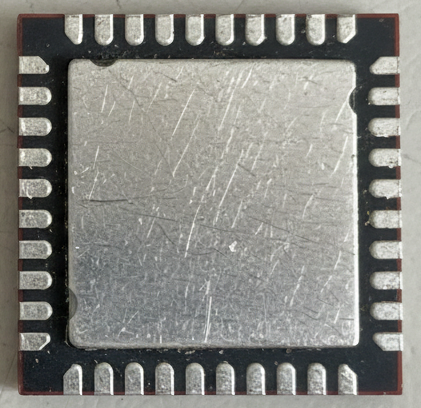
#> input picture a5.png, 421 x 408 px; its folder holds only this picture in this run
$ python pin_count_strip.py
#> lines starting #> are read from the running program, lines starting #| are printed output that depends on the picture; after the words box and inside, x2 and y2 are one past the last pixel; in counts of white or black regions, pixels touching at a corner belong together
import cv2
import numpy as np
import os

INPUT_DIR = "./"   # change if needed

# ------------------------------------------------------------
# Helper: sanitize OpenCV rect → convert numpy floats to python floats
# ------------------------------------------------------------
def sanitize_rect(rect):
    (cx, cy), (w, h), angle = rect
    return (float(cx), float(cy)), (float(w), float(h)), float(angle)


# ------------------------------------------------------------
# Rotate image around a point safely
# ------------------------------------------------------------
def rotate_image_and_points(image, cx, cy, angle):
    (h, w) = image.shape[:2]

    cx = float(cx)
    cy = float(cy)
    angle = float(angle)

    M = cv2.getRotationMatrix2D((cx, cy), angle, 1.0)
    rotated = cv2.warpAffine(image, M, (w, h))

    return rotated


# ------------------------------------------------------------
# Pin detection on one side
# ------------------------------------------------------------
def count_pins_on_strip(strip):
    # Threshold edges to binary
    _, th = cv2.threshold(strip, 50, 255, cv2.THRESH_BINARY)

    # Morph closing to merge broken pin edges
    kernel = np.ones((3, 3), np.uint8)
    th = cv2.morphologyEx(th, cv2.MORPH_CLOSE, kernel, iterations=2)

    # Find vertical blobs (pins)
    contours, _ = cv2.findContours(th, cv2.RETR_EXTERNAL, cv2.CHAIN_APPROX_SIMPLE)

    count = 0
    for c in contours:
        x, y, w, h = cv2.boundingRect(c)
        if h > 5:  # simple noise filter
            count += 1

    return count


# ------------------------------------------------------------
# Main processing for each IC image
# ------------------------------------------------------------
def process_image(img_path):
    print(f"\n--- Processing {img_path} ---")

    img = cv2.imread(img_path)
    if img is None:
        print("[ERROR] Can't read image")
        return

    gray = cv2.cvtColor(img, cv2.COLOR_BGR2GRAY)

    # Find contours
    contours, _ = cv2.findContours(gray, cv2.RETR_EXTERNAL, cv2.CHAIN_APPROX_NONE)
    if len(contours) == 0:
        print("[ERROR] No contours found")
        return

    # Pick the largest contour as IC body
    cnt = max(contours, key=cv2.contourArea)

    # Min area rectangle
    rect = cv2.minAreaRect(cnt)
    (cx, cy), (w, h), angle = sanitize_rect(rect)

    # Rotate the whole image so chip becomes straight
    rotated = rotate_image_and_points(gray, cx, cy, angle)

    # Recompute rotated chip bounding box
    contours2, _ = cv2.findContours(rotated, cv2.RETR_EXTERNAL, cv2.CHAIN_APPROX_NONE)
    cnt2 = max(contours2, key=cv2.contourArea)
    x, y, w2, h2 = cv2.boundingRect(cnt2)

    chip = rotated[y:y+h2, x:x+w2]

    # Divide into 4 sides
    H, W = chip.shape

    strips = {
        "top":    chip[0:15, :],
        "bottom": chip[H-15:H, :],
        "left":   chip[:, 0:15],
        "right":  chip[:, W-15:W],
    }

    pin_counts = {}

    for side, strip in strips.items():
        pin_counts[side] = count_pins_on_strip(strip)

    print(pin_counts)

    # Find the consistent side count (max)
    max_pins = max(pin_counts.values())
    sides = 4
    total_pins = max_pins * sides

    print(f"=> Estimated pins: {total_pins}")


# ------------------------------------------------------------
# Run on all images in folder
# ------------------------------------------------------------
def main():
    files = [f for f in os.listdir(INPUT_DIR)
             if f.lower().endswith((".jpg", ".png", ".jpeg"))]

    for f in files:
        process_image(os.path.join(INPUT_DIR, f))
#> in process_image, img is the input picture: shape (408, 421, 3); mean B, G, R 129.5, 134.7, 134.8
#> in process_image, `contours, _ = cv2.findContours(gray, cv2.RETR_EXTERNAL, cv2.CHAIN_APPR..`: contours = 1 contour; box (x1, y1, x2, y2) and area: (0, 0, 421, 408) 170940
#> in process_image, `cnt = max(contours, key=cv2.contourArea)`: cnt = contour of 1654 points, box (x1, y1, x2, y2) (0, 0, 421, 408), area 170940
#> in process_image, `rect = cv2.minAreaRect(cnt)`: rect = ((210, 203.5), (407, 420), -90)
#> in sanitize_rect, `(cx, cy), (w, h), angle = rect`: cx = 210; cy = 203.5; w = 407; h = 420; angle = -90
#> in process_image, `(cx, cy), (w, h), angle = sanitize_rect(rect)`: cx = 210; cy = 203.5; w = 407; h = 420; angle = -90
#> in rotate_image_and_points, `cx = float(cx)`: cx = 210
#> in rotate_image_and_points, `cy = float(cy)`: cy = 203.5
#> in rotate_image_and_points, `angle = float(angle)`: angle = -90
#> in rotate_image_and_points, `M = cv2.getRotationMatrix2D((cx, cy), angle, 1.0)`: M = [[6.12e-17, -1, 413.5], [1, 6.12e-17, -6.5]]
#> in rotate_image_and_points, `rotated = cv2.warpAffine(image, M, (w, h))`:
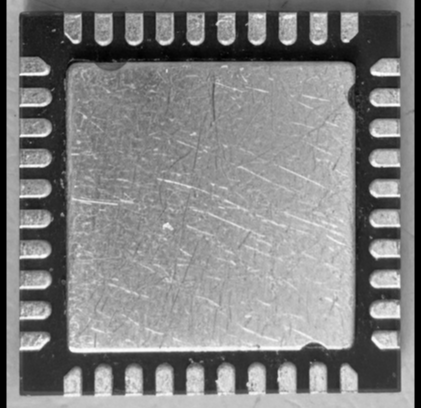
#> rotated: shape (408, 421); min 0, max 255, mean 129.7
#> in process_image, `contours2, _ = cv2.findContours(rotated, cv2.RETR_EXTERNAL, cv2.CHAIN_..`: contours2 = 1 contour; box (x1, y1, x2, y2) and area: (6, 0, 415, 408) 166056
#> in process_image, `cnt2 = max(contours2, key=cv2.contourArea)`: cnt2 = contour of 1630 points, box (x1, y1, x2, y2) (6, 0, 415, 408), area 166056
#> in process_image, `x, y, w2, h2 = cv2.boundingRect(cnt2)`: x = 6; y = 0; w2 = 409; h2 = 408
#> in process_image, `chip = rotated[y:y+h2, x:x+w2]`:
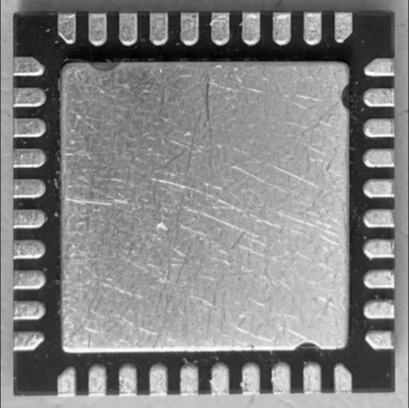
#> chip: shape (408, 409); min 1, max 255, mean 133.5
#> the loop in process_image, `for side, strip in strips.items():` made 4 passes
#> (side, contours in count_pins_on_strip) on passes 2 to 4: ('bottom', [[[0, 0], [0, 14], [408, 14], [408, 0]]]), ('left', [[[0, 0], [0, 407], [14, 407], [14, 0]]]), ('right', [[[0, 0], [0, 407], [14, 407], [14, 0]]])
#> after the loop in process_image, `for side, strip in strips.items():`: pin_counts = {'top': 1, 'bottom': 1, 'left': 1, 'right': 1}
#| {'top': 1, 'bottom': 1, 'left': 1, 'right': 1}
#> in process_image, `max_pins = max(pin_counts.values())`: max_pins = 1
#> in process_image, `total_pins = max_pins * sides`: total_pins = 4
#| => Estimated pins: 4


if __name__ == "__main__":
    main()
